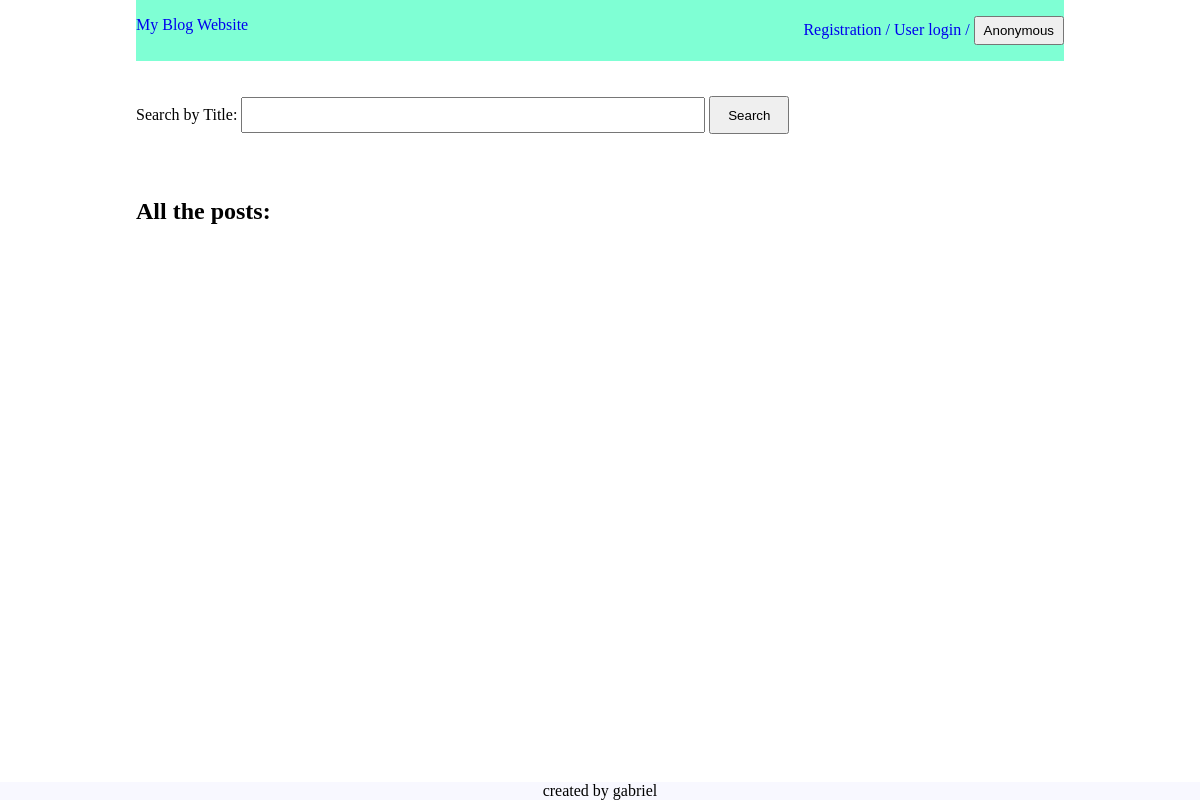
Before: / with the older database file.
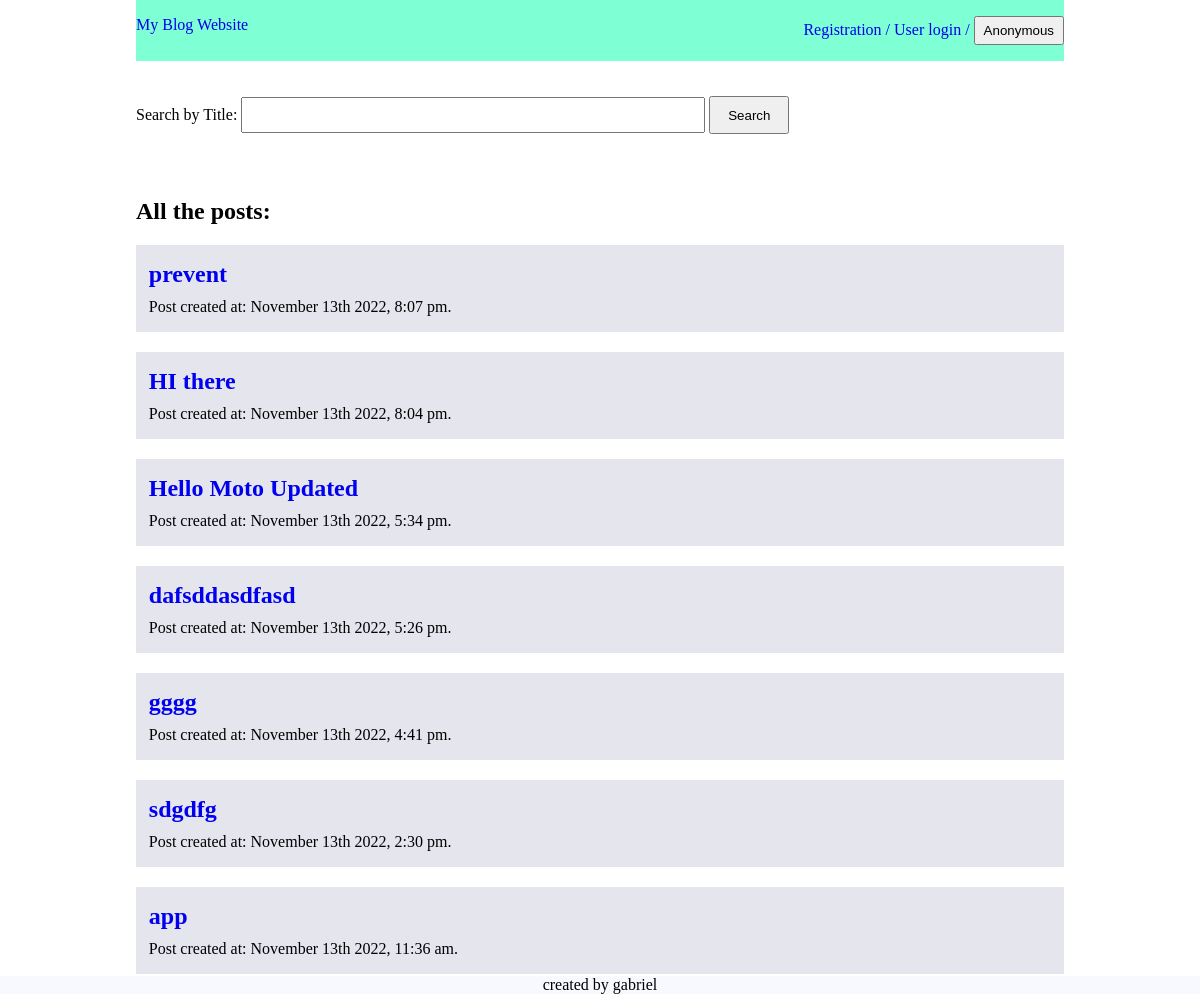
After: the same page with the newer database file.
### blog.py (models this page shows)
class Post(db.Model):
    id = db.Column(db.Integer, primary_key=True)
    title = db.Column(db.String, nullable=False)
    content = db.Column(db.String, nullable=False)
    date_posted = db.Column(
        db.DateTime, default=datetime.utcnow, nullable=False)
    user_id = db.Column(db.Integer, nullable=False)

### blog.py (the view)
@app.route('/homepage')
@app.route('/')
def home():
    user_blogs = Post.query.order_by(Post.id.desc()).all()
    return render_template("index.html", blogs=user_blogs)

### templates/index.html (shortened to what this page needs)
<!DOCTYPE html>
<html lang="en">
<head>
    <link rel= "stylesheet" type= "text/css" href= "{{ url_for('static',filename='style.css')}}">
</head>
<body>
    <div class="container">
        <nav>
            <div class="home_link">
                <a href="/homepage">My Blog Website</a>
            </div>
            <div class="nav_link">
                <a href="/registration" id="registration_id">Registration /</a>
                <a href="/login" id="login_id">User login /</a>
                <button id="identity">Anonymous</button>
            </div>
        </nav>
        <form action="/search_post" method="post" id="search_form">
            <div class="field">
                <label for="title">Search by Title:</label>
                <input type="text" id="title" name="title">
                <button class="button_submit" type="submit">Search</button>
            </div>
        </form>
        <main>
            <h2 id="heading">All the posts:</h2>
            {% for blog in blogs %}
            <article class="post">
                <a href="{{url_for('get_post', title=blog.title) }}"><h2>{{blog.title}}</h2></a>
                <p>Post created at: {{ moment(blog.date_posted).format('MMMM Do YYYY, h:mm a') }}.</p>
            </article>
            {% endfor %}
        </main>
        <footer>
            created by gabriel
        </footer>
    </div>
</body>
</html>

### static/style.css (style rules this page uses)
*, *::after, *::before { padding: 0; margin: 0; box-sizing: border-box; }
html { font-size: 16px; }
.container { width: 80%; max-width: 1128px; margin: auto; padding: 0 1rem; }
a { text-decoration: none; }
nav { display: flex; justify-content: space-between; padding-top: 16px; padding-bottom: 16px; margin-bottom: 20px; background-color: aquamarine; }
#identity { padding: 5px 8px; min-width: 70px; }
#search_form { padding-bottom: 20px; }
#search_form #title { width: 50%; }
#search_form button { width: 80px; }
#heading { margin: 20px 0; }
.post { margin: 20px 0; background-color: rgba(198, 198, 216, 0.45); padding: 1em 0; padding-left: 0.8em; }
.post p { margin-top: 10px; }
footer { position: fixed; left: 0; bottom: 0; width: 100%; background-color: ghostwhite; color: black; text-align: center; }
.field { margin-bottom: 1.5rem; }
.field input { width: 50%; height: 2rem; padding: 1rem; margin-top: 1rem; }
.button_submit { width: 100px; padding: 0.6rem; }

Changed rows visible on the page:
added Post: title "prevent", date_posted "November 13th 2022, 8:07 pm"
added Post: title "HI there", date_posted "November 13th 2022, 8:04 pm"
added Post: title "Hello Moto Updated", date_posted "November 13th 2022, 5:34 pm"
added Post: title "dafsddasdfasd", date_posted "November 13th 2022, 5:26 pm"
added Post: title "gggg", date_posted "November 13th 2022, 4:41 pm"
added Post: title "sdgdfg", date_posted "November 13th 2022, 2:30 pm"
added Post: title "app", date_posted "November 13th 2022, 11:36 am"
